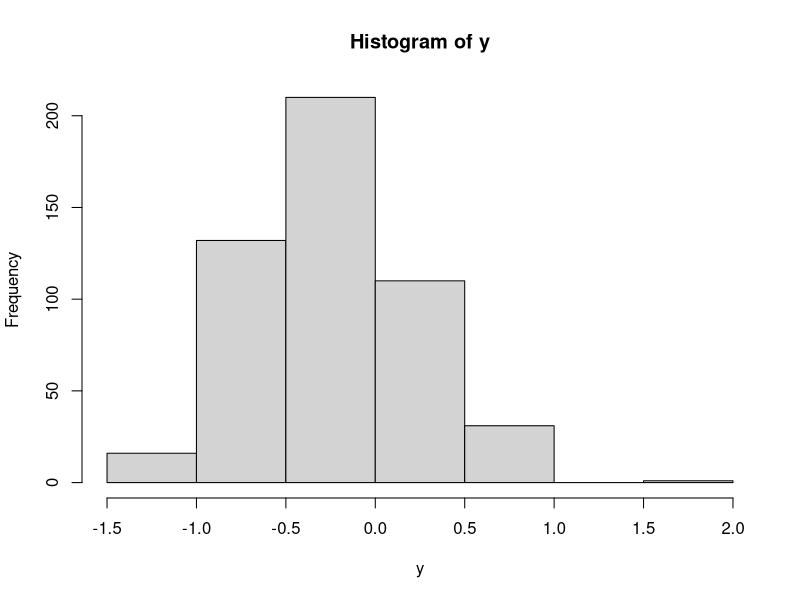

Here is the R script that generated this plot:
## ---- chunk 1
    set.seed(67)
    x <- rnorm(1000)
## ---- chunk 2
        length(x[x <= 0 | x >= 1])
        mean(x[x <= 0 | x >= 1])
## ---- chunk 3
        normal_mean <- function(n) {
          x <- rnorm(n)
          return(mean(x[x <= 0 | x >= 1]))
        }

        normal_mean(100)
## ---- chunk 4
        y <- numeric(500)
        for (i in 1:500) {
          y[i] <- normal_mean(10)
        }

        hist(y)
        max(y)
        min(y)
## ---- chunk 5
    craps_win <- function() {
      roll_1 <- sum(sample(1:6, 2, replace = TRUE))
      if (roll_1 == 2 | roll_1 == 3 | roll_1 == 12) {
        return(FALSE)
      } else if (roll_1 == 7 | roll_1 == 11) {
        return(TRUE)
      } else {
        next_roll <- sum(sample(1:6, 2, replace = TRUE))
        while(next_roll != roll_1) {
          if (next_roll == 7) {
            return(FALSE)
          } else {
            next_roll <- sum(sample(1:6, 2, replace = TRUE))
          }
        }
        return(TRUE)
      }
    }

    win_pct <- function(n) {
      games <- logical(n)
      for (i in 1:n) {
        games[i] <- craps_win()
      }
      return(sum(games) / n)
    }

    win_pct(100)
    win_pct(1000)
    win_pct(10000)
    win_pct(100000)
    win_pct(1000000)
## ---- chunk 6
    rolls_until_6 <- function() {
      rolls <- NULL
      roll <- sample(1:6, 1)
      num_rolls <- 1
      rolls <- c(rolls, roll)
      while (roll != 6) {
        roll <- sample(1:6, 1)
        num_rolls <- num_rolls + 1
        rolls <- c(rolls, roll)
      }
      return(list(rolls, num_rolls))
    }

    rolls_until_6()
